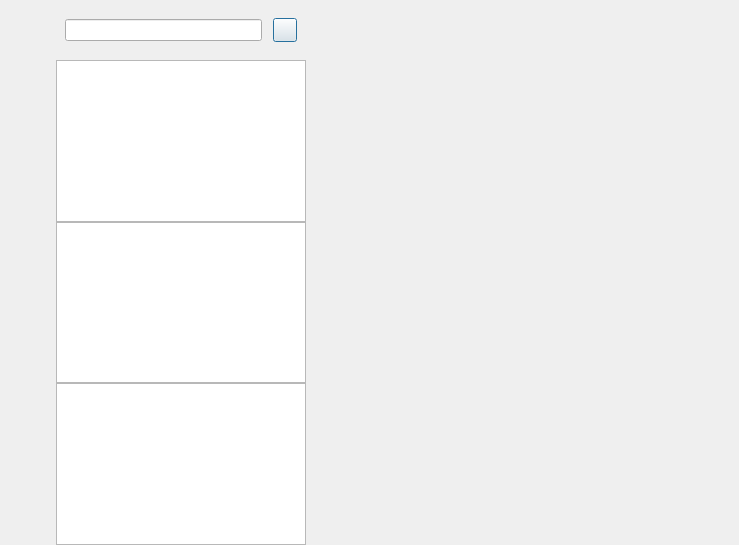
<?xml version="1.0" encoding="UTF-8"?>
<ui version="4.0">
 <class>ChatDialog</class>
 <widget class="QDialog" name="ChatDialog">
  <property name="geometry">
   <rect>
    <x>0</x>
    <y>0</y>
    <width>739</width>
    <height>545</height>
   </rect>
  </property>
  <property name="windowTitle">
   <string>Dialog</string>
  </property>
  <layout class="QHBoxLayout" name="horizontalLayout">
   <property name="spacing">
    <number>0</number>
   </property>
   <property name="leftMargin">
    <number>0</number>
   </property>
   <property name="topMargin">
    <number>0</number>
   </property>
   <property name="rightMargin">
    <number>0</number>
   </property>
   <property name="bottomMargin">
    <number>0</number>
   </property>
   <item>
    <widget class="QWidget" name="side_bar" native="true">
     <property name="sizePolicy">
      <sizepolicy hsizetype="Fixed" vsizetype="Expanding">
       <horstretch>0</horstretch>
       <verstretch>0</verstretch>
      </sizepolicy>
     </property>
     <property name="minimumSize">
      <size>
       <width>56</width>
       <height>0</height>
      </size>
     </property>
     <property name="maximumSize">
      <size>
       <width>56</width>
       <height>16777215</height>
      </size>
     </property>
     <layout class="QVBoxLayout" name="verticalLayout">
      <property name="spacing">
       <number>0</number>
      </property>
      <property name="leftMargin">
       <number>10</number>
      </property>
      <property name="topMargin">
       <number>30</number>
      </property>
      <property name="rightMargin">
       <number>0</number>
      </property>
      <property name="bottomMargin">
       <number>0</number>
      </property>
      <item>
       <widget class="QWidget" name="widget" native="true">
        <layout class="QVBoxLayout" name="verticalLayout_3">
         <property name="spacing">
          <number>30</number>
         </property>
         <property name="leftMargin">
          <number>0</number>
         </property>
         <property name="topMargin">
          <number>0</number>
         </property>
         <property name="rightMargin">
          <number>0</number>
         </property>
         <property name="bottomMargin">
          <number>0</number>
         </property>
         <item>
          <widget class="QLabel" name="side_chat_lb">
           <property name="minimumSize">
            <size>
             <width>30</width>
             <height>30</height>
            </size>
           </property>
           <property name="maximumSize">
            <size>
             <width>30</width>
             <height>30</height>
            </size>
           </property>
           <property name="text">
            <string/>
           </property>
          </widget>
         </item>
         <item>
          <widget class="QLabel" name="side_contact_lb">
           <property name="text">
            <string/>
           </property>
          </widget>
         </item>
         <item>
          <widget class="QLabel" name="side_head_lb">
           <property name="text">
            <string/>
           </property>
          </widget>
         </item>
        </layout>
       </widget>
      </item>
      <item>
       <spacer name="verticalSpacer">
        <property name="orientation">
         <enum>Qt::Orientation::Vertical</enum>
        </property>
        <property name="sizeHint" stdset="0">
         <size>
          <width>20</width>
          <height>40</height>
         </size>
        </property>
       </spacer>
      </item>
     </layout>
    </widget>
   </item>
   <item>
    <widget class="QWidget" name="chat_user_wid" native="true">
     <property name="maximumSize">
      <size>
       <width>250</width>
       <height>16777215</height>
      </size>
     </property>
     <layout class="QVBoxLayout" name="verticalLayout_2">
      <property name="spacing">
       <number>0</number>
      </property>
      <property name="leftMargin">
       <number>0</number>
      </property>
      <property name="topMargin">
       <number>0</number>
      </property>
      <property name="rightMargin">
       <number>0</number>
      </property>
      <property name="bottomMargin">
       <number>0</number>
      </property>
      <item>
       <widget class="QWidget" name="search_wid" native="true">
        <property name="minimumSize">
         <size>
          <width>0</width>
          <height>60</height>
         </size>
        </property>
        <property name="maximumSize">
         <size>
          <width>16777215</width>
          <height>60</height>
         </size>
        </property>
        <layout class="QHBoxLayout" name="horizontalLayout_2">
         <item>
          <widget class="CustomizeEdit" name="search_edit"/>
         </item>
         <item>
          <spacer name="horizontalSpacer">
           <property name="orientation">
            <enum>Qt::Orientation::Horizontal</enum>
           </property>
           <property name="sizeType">
            <enum>QSizePolicy::Policy::Fixed</enum>
           </property>
           <property name="sizeHint" stdset="0">
            <size>
             <width>5</width>
             <height>20</height>
            </size>
           </property>
          </spacer>
         </item>
         <item>
          <widget class="ClickBtn" name="add_btn">
           <property name="minimumSize">
            <size>
             <width>24</width>
             <height>24</height>
            </size>
           </property>
           <property name="maximumSize">
            <size>
             <width>24</width>
             <height>24</height>
            </size>
           </property>
           <property name="text">
            <string/>
           </property>
          </widget>
         </item>
        </layout>
       </widget>
      </item>
      <item>
       <widget class="ChatUserList" name="chat_user_list"/>
      </item>
      <item>
       <widget class="QListWidget" name="search_list"/>
      </item>
      <item>
       <widget class="QListWidget" name="con_user_list"/>
      </item>
     </layout>
    </widget>
   </item>
   <item>
    <widget class="QStackedWidget" name="stackedWidget">
     <widget class="ChatPage" name="chat_page"/>
     <widget class="QWidget" name="friend_apply_page"/>
    </widget>
   </item>
  </layout>
 </widget>
 <customwidgets>
  <customwidget>
   <class>ClickBtn</class>
   <extends>QPushButton</extends>
   <header location="global">clickbtn.h</header>
  </customwidget>
  <customwidget>
   <class>CustomizeEdit</class>
   <extends>QLineEdit</extends>
   <header location="global">customizeedit.h</header>
  </customwidget>
  <customwidget>
   <class>ChatUserList</class>
   <extends>QListWidget</extends>
   <header location="global">chatuserlist.h</header>
  </customwidget>
  <customwidget>
   <class>ChatPage</class>
   <extends>QWidget</extends>
   <header>chatpage.h</header>
   <container>1</container>
  </customwidget>
 </customwidgets>
 <resources/>
 <connections/>
</ui>
